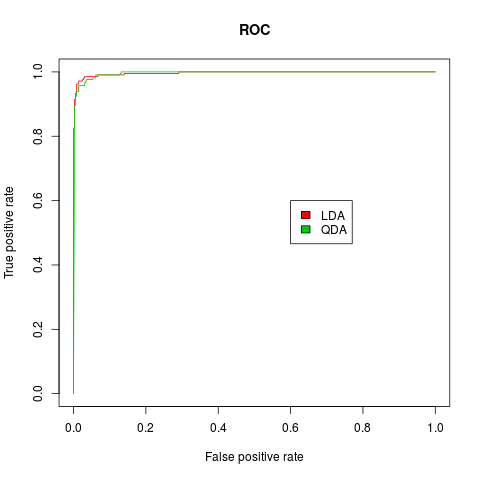

Reproduce this figure in R.
library(ROCR)

## Pull predicted values for the models to compare

# lda
lda_pred_roc = prediction(lda_pred$posterior[,2], wdbc$diagnosis)
lda_pred_per = performance(lda_pred_roc, "tpr", "fpr")
lda_auc <- performance(lda_pred_roc, "auc")

# qda
qda_pred_roc = prediction(qda_pred$posterior[,2], wdbc$diagnosis)
qda_pred_per = performance(qda_pred_roc, "tpr", "fpr")
qda_auc <- performance(qda_pred_roc, "auc")

# Print out the auc
auc_tab <- data.frame([email redacted], [email redacted])
colnames(auc_tab) <- c("lda_auc", "qda_auc")
auc_tab

# Save ROC curve
png("compare_models.png")
plot(lda_pred_per, main="ROC", col=2)
plot(qda_pred_per, main="ROC", col=3, add=TRUE)
legend(0.6, 0.6, c("LDA", "QDA"), 2:3)
dev.off()
